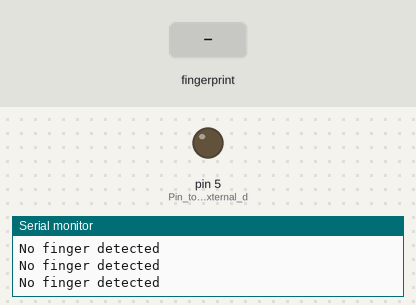
A sketch run on a simulated Arduino Uno, built with avr-gcc and run on an emulated ATmega328P. Shown: output pins drawn as LEDs (lit = HIGH), the last lines printed to the serial monitor. The inputs (shaded band) are chosen by the test bench. Storage starts empty.

Above: at 2.2 s.
2.3 s: finger stored as number 1 placed on the sensor
At 3.1 s:
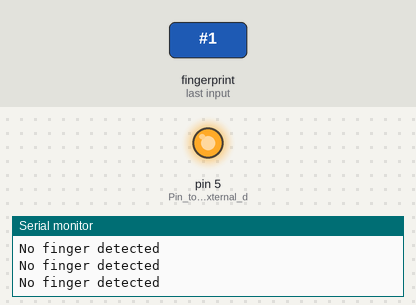
Timing chart, 0 to 5.3 s (numbered marks = the images above; inputs shaded):
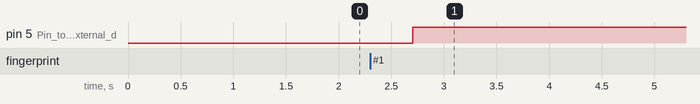

Measured:
- after the input at 2.3 s, pin 5 (Pin_to_control_external_d): LOW → HIGH after 0.40 s

The sketch:

Biometric_Access_Control_System_with_Data_Logging.ino
```cpp
// (licence header left out)
#include <SPI.h>
#include <SD.h>
int count = 0;                              // Variable to count fingerprint matches
const int chipSelect = 4;                   // Chip select pin for SD card

#include <Adafruit_Fingerprint.h>
#include <SoftwareSerial.h>

int getFingerprintIDez();                   // Forward declaration of function

SoftwareSerial mySerial(2, 3);              // Software serial communication with fingerprint sensor
Adafruit_Fingerprint finger = Adafruit_Fingerprint(&mySerial);

void setup()
{
  Serial.begin(9600);                       // Initialize serial communication
  Serial.print("Initializing SD card...");

  if (!SD.begin(chipSelect)) {              // Initialize SD card
    Serial.println("Card failed, or not present");
    // return;
  }
  Serial.println("card initialized.");

  finger.begin(57600);                      // Initialize fingerprint sensor

  if (finger.verifyPassword()) {            // Verify fingerprint sensor password
    Serial.println("Found fingerprint sensor!");
  } else {
    Serial.println("Did not find fingerprint sensor :(");
    while (1);                               // Loop indefinitely if fingerprint sensor not found
  }

  Serial.println("Waiting for valid finger...");

  pinMode(5, OUTPUT);                       // Pin to control external device upon fingerprint match
  digitalWrite(5, LOW);                     // Ensure the device is initially off
  pinMode(6, OUTPUT);                       // Pin to trigger action when fingerprint not found
  digitalWrite(6, LOW);                     // Ensure the action is initially inactive
}

void loop() {
  getFingerprintID();                       // Continuously monitor fingerprint sensor
  delay(50);                                // Reduce CPU usage
}

uint8_t getFingerprintID() {
  uint8_t p = finger.getImage();           // Capture fingerprint image

  switch (p) {
    case FINGERPRINT_OK:
      Serial.println("Image taken");
      break;
    case FINGERPRINT_NOFINGER:
      Serial.println("No finger detected");
      return p;
    case FINGERPRINT_PACKETRECIEVEERR:
      Serial.println("Communication error");
      return p;
    case FINGERPRINT_IMAGEFAIL:
      Serial.println("Imaging error");
      return p;
    default:
      Serial.println("Unknown error");
      return p;
  }

  p = finger.image2Tz();                   // Convert image to template

  switch (p) {
    case FINGERPRINT_OK:
      Serial.println("Image converted");
      break;
    case FINGERPRINT_IMAGEMESS:
      Serial.println("Image too messy");
      return p;
    case FINGERPRINT_PACKETRECIEVEERR:
      Serial.println("Communication error");
      return p;
    case FINGERPRINT_FEATUREFAIL:
      Serial.println("Could not find fingerprint features");
      return p;
    case FINGERPRINT_INVALIDIMAGE:
      Serial.println("Could not find fingerprint features");
      return p;
    default:
      Serial.println("Unknown error");
      return p;
  }

  p = finger.fingerFastSearch();          // Search for fingerprint match

  if (p == FINGERPRINT_OK) {              // Fingerprint match found
    Serial.println("Found a print match!");
    digitalWrite(5, HIGH);                // Trigger action for matched fingerprint ID
  } else if (p == FINGERPRINT_PACKETRECIEVEERR) {
    Serial.println("Communication error");
    return p;
  } else if (p == FINGERPRINT_NOTFOUND) { // Fingerprint not found
    Serial.println("Did not find a match");
    digitalWrite(6, HIGH);                // Trigger action for unmatched fingerprint ID
    delay(2000);                           // Wait before resetting action
    digitalWrite(6, LOW);
    return p;
  } else {
    Serial.println("Unknown error");
    return p;
  }

  Serial.print("Found ID #"); Serial.print(finger.fingerID);
  Serial.print(" with confidence of "); Serial.println(finger.confidence);

  // Perform actions based on detected fingerprint ID
  if (finger.fingerID == 12) {            // Example action for fingerprint ID 12
    count++;                               // Increment count
    String str = String(count);             // Convert count to string
    String datastr = ". Vikrant Gupta";    // Additional data
    str += String(datastr);                 // Concatenate strings
    Serial.println("Vikrant data loaded");  // Debug message
    delay(2000);                            // Wait before proceeding
    digitalWrite(5, LOW);                   // Reset external device
    File dataFile = SD.open("datalog.txt", FILE_WRITE);  // Open data log file

    if (dataFile) {                         // Check if file is available
      dataFile.println(str);                // Write data to file
      dataFile.close();                     // Close file
    } else {
      Serial.println("Error opening datalog.txt");  // Error message if file not available
    }
  }
}
```
